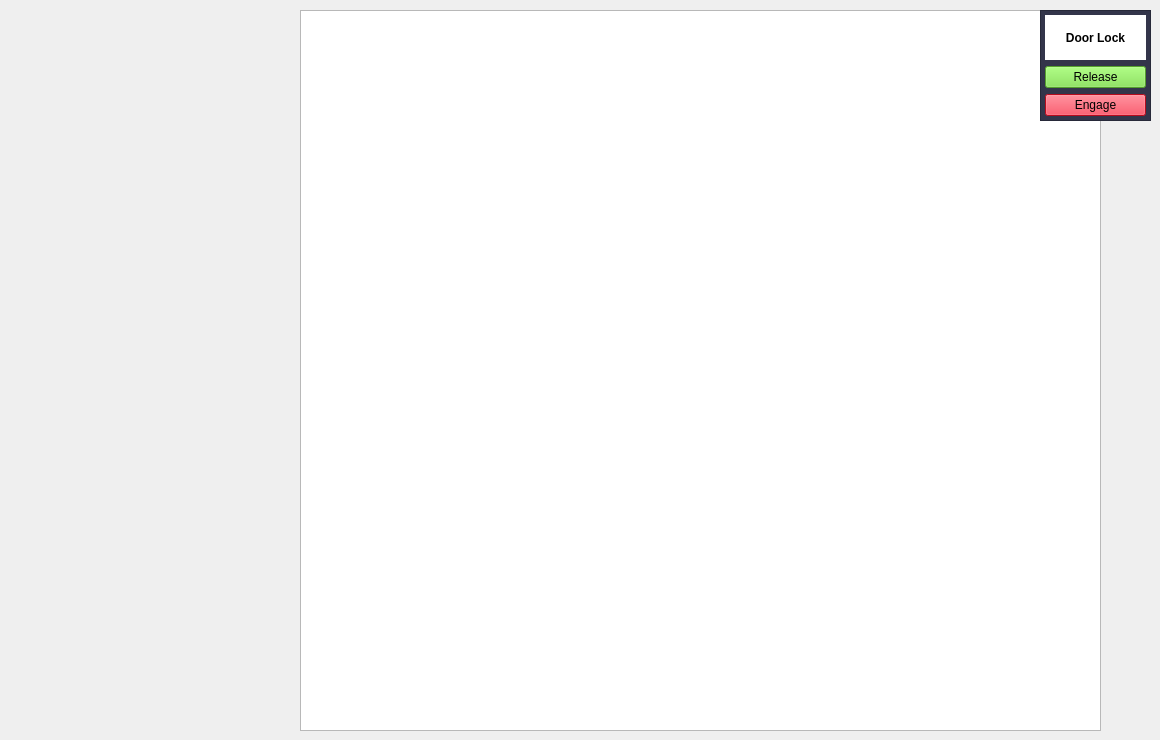
              <widget class="QWidget" name="module_6">
               <widget class="QGraphicsView" name="graphicsView_6">
                <property name="geometry">
                 <rect>
                  <x>300</x>
                  <y>10</y>
                  <width>801</width>
                  <height>721</height>
                 </rect>
                </property>
                <property name="styleSheet">
                 <string notr="true">background-image: url(:/module_image/HMI/General/MachineISOView.png);</string>
                </property>
               </widget>
               <widget class="QFrame" name="frame_65">
                <property name="geometry">
                 <rect>
                  <x>1040</x>
                  <y>10</y>
                  <width>111</width>
                  <height>111</height>
                 </rect>
                </property>
                <property name="styleSheet">
                 <string notr="true">background-color:rgb(51, 53, 74)</string>
                </property>
                <property name="frameShape">
                 <enum>QFrame::StyledPanel</enum>
                </property>
                <property name="frameShadow">
                 <enum>QFrame::Raised</enum>
                </property>
                <layout class="QHBoxLayout" name="horizontalLayout_49">
                 <property name="leftMargin">
                  <number>4</number>
                 </property>
                 <property name="topMargin">
                  <number>4</number>
                 </property>
                 <property name="rightMargin">
                  <number>4</number>
                 </property>
                 <property name="bottomMargin">
                  <number>4</number>
                 </property>
                 <item>
                  <layout class="QVBoxLayout" name="verticalLayout_65">
                   <item>
                    <widget class="QLabel" name="label_111">
                     <property name="font">
                      <font>
                       <bold>true</bold>
                      </font>
                     </property>
                     <property name="styleSheet">
                      <string notr="true">background-color: rgb(255, 255, 255);</string>
                     </property>
                     <property name="text">
                      <string>Door Lock</string>
                     </property>
                     <property name="alignment">
                      <set>Qt::AlignCenter</set>
                     </property>
                    </widget>
                   </item>
                   <item>
                    <widget class="QPushButton" name="pushButton_33">
                     <property name="styleSheet">
                      <string notr="true">background-color: rgb(118, 223, 62);</string>
                     </property>
                     <property name="text">
                      <string>Release</string>
                     </property>
                    </widget>
                   </item>
                   <item>
                    <widget class="QPushButton" name="pushButton_34">
                     <property name="styleSheet">
                      <string notr="true">background-color: rgb(255, 16, 40);</string>
                     </property>
                     <property name="text">
                      <string>Engage</string>
                     </property>
                    </widget>
                   </item>
                  </layout>
                 </item>
                </layout>
               </widget>
              </widget>
